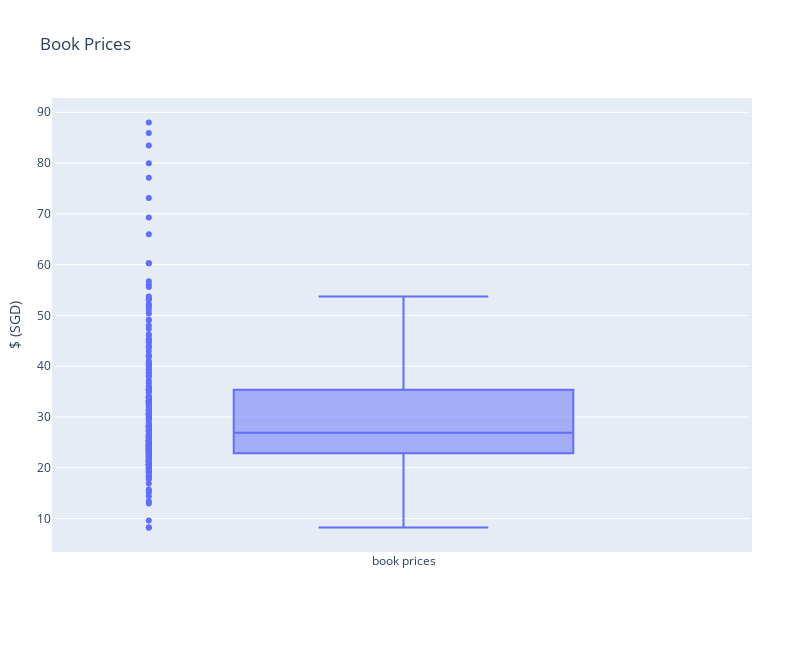

The notebook cell saved with this chart:
### Code cell
fig = go.Figure()
fig = fig.add_trace(go.Box(
    # Did more data fudging here by manually removing outliers. 
    # WIP - I will take note to fix this. I swear.
    y=df[df.price <= 100].price,
    name='book prices',
    text=df.scraped_title
))

# Tried to squeeze all my inputs into a single line. 
# This is not known to be a good practice as it is harder to identify the inputs used
fig.update_traces(boxpoints='all', jitter=0)
fig.update_layout(title='Book Prices', yaxis=dict(title='$ (SGD)'), autosize=False, width=800, height=650)
fig.update_layout(margin=dict(l=50, r=50, b=100, t=100, pad=2))
fig

### Figure 1 — Plotly figure (JSON) as saved in the notebook; plotly's stock layout.template omitted (floating-point values rounded to 4 significant figures; data arrays with more than 128 entries replaced by an {"elided": "..."} marker saying what was removed)
{"data": [{"boxpoints": "all", "jitter": 0, "name": "book prices", "text": {"elided": "234 str values"}, "type": "box", "y": {"elided": "230 float values"}}], "layout": {"autosize": false, "height": 650, "margin": {"b": 100, "l": 50, "pad": 2, "r": 50, "t": 100}, "title": {"text": "Book Prices"}, "width": 800, "xaxis": {"autorange": true, "range": [-0.5043, 0.5], "type": "category"}, "yaxis": {"autorange": true, "range": [3.799, 92.42], "title": {"text": "$ (SGD)"}, "type": "linear"}}}
